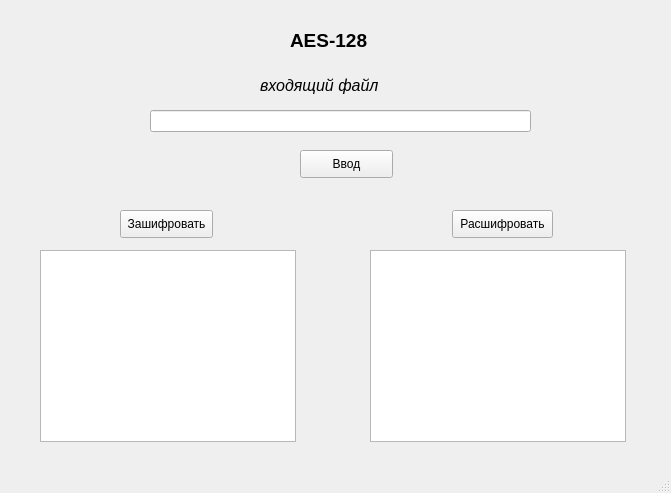
<?xml version="1.0" encoding="UTF-8"?>
<ui version="4.0">
 <class>MainWindow</class>
 <widget class="QMainWindow" name="MainWindow">
  <property name="geometry">
   <rect>
    <x>0</x>
    <y>0</y>
    <width>671</width>
    <height>493</height>
   </rect>
  </property>
  <property name="windowTitle">
   <string>MainWindow</string>
  </property>
  <widget class="QWidget" name="centralwidget">
   <widget class="QLabel" name="label">
    <property name="geometry">
     <rect>
      <x>290</x>
      <y>20</y>
      <width>111</width>
      <height>41</height>
     </rect>
    </property>
    <property name="text">
     <string>&lt;html&gt;&lt;head/&gt;&lt;body&gt;&lt;p&gt;&lt;span style=&quot; font-size:14pt; font-weight:600;&quot;&gt;AES-128&lt;/span&gt;&lt;/p&gt;&lt;/body&gt;&lt;/html&gt;</string>
    </property>
   </widget>
   <widget class="QTextBrowser" name="textBrowser">
    <property name="geometry">
     <rect>
      <x>40</x>
      <y>250</y>
      <width>256</width>
      <height>192</height>
     </rect>
    </property>
   </widget>
   <widget class="QTextBrowser" name="textBrowser_2">
    <property name="geometry">
     <rect>
      <x>370</x>
      <y>250</y>
      <width>256</width>
      <height>192</height>
     </rect>
    </property>
   </widget>
   <widget class="QLineEdit" name="lineEdit">
    <property name="geometry">
     <rect>
      <x>150</x>
      <y>110</y>
      <width>381</width>
      <height>22</height>
     </rect>
    </property>
   </widget>
   <widget class="QLabel" name="label_2">
    <property name="geometry">
     <rect>
      <x>260</x>
      <y>70</y>
      <width>161</width>
      <height>31</height>
     </rect>
    </property>
    <property name="text">
     <string>&lt;html&gt;&lt;head/&gt;&lt;body&gt;&lt;p&gt;&lt;span style=&quot; font-size:12pt; font-style:italic;&quot;&gt;входящий файл&lt;/span&gt;&lt;/p&gt;&lt;/body&gt;&lt;/html&gt;</string>
    </property>
   </widget>
   <widget class="QPushButton" name="pushButton">
    <property name="geometry">
     <rect>
      <x>300</x>
      <y>150</y>
      <width>93</width>
      <height>28</height>
     </rect>
    </property>
    <property name="text">
     <string>Ввод</string>
    </property>
   </widget>
   <widget class="QPushButton" name="pushButton_2">
    <property name="geometry">
     <rect>
      <x>120</x>
      <y>210</y>
      <width>93</width>
      <height>28</height>
     </rect>
    </property>
    <property name="text">
     <string>Зашифровать</string>
    </property>
   </widget>
   <widget class="QPushButton" name="pushButton_3">
    <property name="geometry">
     <rect>
      <x>452</x>
      <y>210</y>
      <width>101</width>
      <height>28</height>
     </rect>
    </property>
    <property name="text">
     <string>Расшифровать</string>
    </property>
   </widget>
  </widget>
  <widget class="QStatusBar" name="statusbar"/>
 </widget>
 <resources/>
 <connections/>
</ui>
